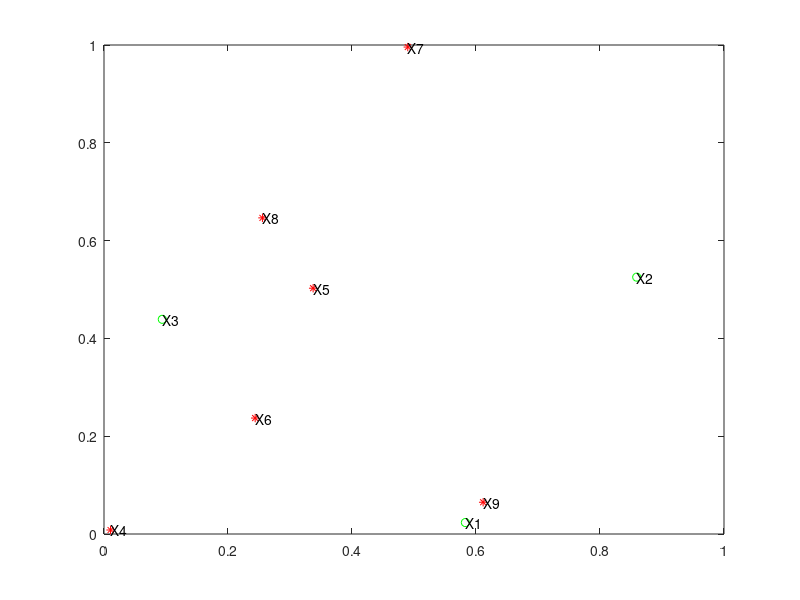

MATLAB code for this plot: (Note: this script raises an error after producing the figure.)
clear all
close all

pursuers_num=3;
evaders_num=6;
agents_sum=pursuers_num+evaders_num;
t_step=0.01;
capture_dis=0.05;
counter=0;
L=1; %边长为1的正方形
square_x=[0 0 L L 0]; % 5个顶点的坐标,第一个和最后一个重合才能形成封闭图形
square_y=[0 L L 0 0];
% 最大速度
max_speed = 0.15; % 设置最大速度
% 初始化智能体参数
for i=1:agents_sum
    agents(i).pos=rand(1,2);
    agents(i).active=1; % evader 存活flag
    agents(i).min_dis=100;
    agents(i).distance = 0;
end

% 势场参数
k_att = 1.5; % 吸引力系数
k_rep = 0.35; % 排斥力系数
rep_range = 0.015; % 排斥力作用范围

figure()
while 1
    if sum([agents(pursuers_num+1:agents_sum).active])==0 % 所有的evader都被抓到了
        % 输出视频
        v = VideoWriter('Hunt based on APF.avi');
        v.FrameRate=4;
        open(v);
        writeVideo(v, F);
        close(v);
        % 计算追捕者的距离总和
        total_distance_pursuers = sum([agents(1:pursuers_num).distance]);
        distances=zeros(pursuers_num);
        num_dis=1;
        % 绘制柱状图
        for i=1:agents_sum
            if agents(i).active==1
                distances(num_dis)=agents(i).distance;
                num_dis=num_dis+1;
            end
        end
        figure;
        
        %绘制随机颜色,生成一个 pursuers_num x 3 的矩阵，其中每行代表一个随机颜色（RGB值）。
        colors = rand(pursuers_num, 3);
        for i=1:pursuers_num
            bar(distances(i),colors(i,:),BarWidth=1.2);
        end
        ylabel('Total Distance Traveled');
        xlabel('Agent Index');
        title('Distance Traveled by Each Agent');
        % 显示追捕者的距离总和
        disp(['Total distance traveled by all pursuers: ', num2str(total_distance_pursuers)]);
        return;

    else
        % 画pursuer和evader的位置
        temp_pos = reshape([agents.pos], 2, agents_sum)';
        plot(temp_pos(1:pursuers_num,1), temp_pos(1:pursuers_num,2), 'go', ...
             temp_pos(pursuers_num+1:end,1), temp_pos(pursuers_num+1:end,2), 'r*');
        
        % 打label
        plabels = arrayfun(@(n) {sprintf('X%d', n)}, (1:agents_sum)');
        hold on
        Hpl = text(temp_pos(:,1), temp_pos(:,2), plabels, ...
              'HorizontalAlignment','left', ...
              'BackgroundColor', 'none');
        xlim([0 1]);
        ylim([0 1]);
       
%%%%%%%%%%%%%%%%%%%%%%%追捕者%%%%%%%%%%%%%%%%%%%%%%%%%%%%
% 初始化 last_direction
if ~isfield(agents, 'last_direction')
    for i = 1:pursuers_num
        agents(i).last_direction = [0, 0];
    end
end


% 在主循环开始前添加这些新参数

cooperation_range = 0.1; % 协作范围
prediction_factor = 1; % 预测因子
noise_amplitude = 0.8; % 添加噪声幅度
inertia = 0.4; % 添加惯性因子

% 替换追捕者的力计算部分
for i=1:pursuers_num
    F_att = [0, 0];
    F_rep = [0, 0];
    F_coop = [0, 0];
    nearest_evader_dist = inf;
    nearest_evader_pos = [0, 0];
    nearest_evader_vel = [0, 0];
    
    % 目标选择：找到最近的未被其他追捕者盯上的逃避者
    for j=(pursuers_num+1):agents_sum
        if agents(j).active
            diff = agents(j).pos - agents(i).pos;
            dist = norm(diff);
            is_targeted = false;
            for k=1:pursuers_num
                if k ~= i && norm(agents(k).pos - agents(j).pos) < dist
                    is_targeted = true;
                    break;
                end
            end
            if ~is_targeted && dist < nearest_evader_dist
                nearest_evader_dist = dist;
                nearest_evader_pos = agents(j).pos;
                if isfield(agents(j), 'velocity')
                    nearest_evader_vel = agents(j).velocity;
                else
                    nearest_evader_vel = [0, 0];
                end
            end
        end
    end
    
    % 计算吸引力（包括预测）
    predicted_pos = nearest_evader_pos + prediction_factor * nearest_evader_vel;
    diff = predicted_pos - agents(i).pos;
    dist = norm(diff);
    k_att_adjusted = k_att * (1 + 1 / dist); % 距离越近，吸引力越大
    F_att = k_att_adjusted * diff / dist;
    
    % 计算排斥力（避免碰撞）
    for j=1:agents_sum
        if i ~= j
            diff = agents(j).pos - agents(i).pos;
            dist = norm(diff);
            if dist < rep_range
                F_rep = F_rep - k_rep * (1/dist - 1/rep_range) * (1/dist^2) * diff / dist;
            end
        end
    end
    
    % 计算协作力
    for j=1:pursuers_num
        if i ~= j
            diff = agents(j).pos - agents(i).pos;
            dist = norm(diff);
            if dist < cooperation_range
                F_coop = F_coop + 0.5 * diff / dist; % 轻微吸引，形成包围之势
            end
        end
    end
    
    % 合力
    F_total = F_att + F_rep + F_coop;
    
    % 添加随机噪声（减小幅度）
    noise = 0.05 * noise_amplitude * (rand(1,2) - 0.5);
    F_total = F_total + noise;
    
    % 添加惯性（减小影响）
    F_total = F_total + 0.3 * inertia * agents(i).last_direction;
    
    % 归一化力
    if norm(F_total) > 0
        F_total = F_total / norm(F_total);
    end
    
    agents(i).up = F_total;
    agents(i).last_direction = F_total;
end

% 在更新位置的部分，为追捕者添加加速度和最大速度限制
max_speed_pursuer = 0.8; % 略微增加最大速度
acceleration = 0.15; % 加速度
for i=1:pursuers_num
    if agents(i).active
        if ~isfield(agents(i), 'velocity') || isempty(agents(i).velocity)
            agents(i).velocity = [0, 0];
        end

        % 确保 up 是行向量
        agents(i).up = agents(i).up(:)';
        
        % 保存旧位置
        old_pos = agents(i).pos;
        
        % 更新速度
        agents(i).velocity = agents(i).velocity + acceleration * agents(i).up;
        
        % 限制最大速度
        speed = norm(agents(i).velocity);
        if speed > max_speed_pursuer
            agents(i).velocity = max_speed_pursuer * agents(i).velocity / speed;
        end
        
        % 更新位置
        new_pos = agents(i).pos + t_step * agents(i).velocity;
        agents(i).pos = checkBounds(new_pos, L);
        
        % 更新移动距离
        agents(i).distance = agents(i).distance + norm(agents(i).pos - old_pos);
    end
end
% ... 之前的代码 ...

% 为逃避者添加速度属性和简单的预测性移动
for i=(pursuers_num+1):agents_sum
    if agents(i).active
        % 确保 velocity 存在并且是正确的形状
        if ~isfield(agents(i), 'velocity') || isempty(agents(i).velocity)
            agents(i).velocity = [0, 0];
        elseif numel(agents(i).velocity) ~= 2
            warning('Agent %d velocity has unexpected size. Resetting to [0, 0].', i);
            agents(i).velocity = [0, 0];
        else
            agents(i).velocity = agents(i).velocity(:)'; % 确保是行向量
        end
        
        % 计算逃避方向
        escape_direction = [0, 0];
        for j=1:pursuers_num
            diff = agents(i).pos - agents(j).pos;
            dist = norm(diff);
            escape_direction = escape_direction + diff / (dist^2);
        end
        
        % 确保 escape_direction 是非零向量
        if norm(escape_direction) > 0
            escape_direction = escape_direction / norm(escape_direction);
        else
            escape_direction = [rand(), rand()]; % 如果为零，随机选择一个方向
            escape_direction = escape_direction / norm(escape_direction);
        end
        
        % 更新速度
        agents(i).velocity = 3 * agents(i).velocity + 2 * escape_direction;
        
        % 限制最大速度
        speed = norm(agents(i).velocity);
        if speed > max_speed
            agents(i).velocity = max_speed * agents(i).velocity / speed;
        end
        
        % 更新位置
        new_pos = agents(i).pos + t_step * agents(i).velocity;
        agents(i).pos = checkBounds(new_pos, L);

        % 如果位置被边界限制，调整速度
        if any(agents(i).pos ~= new_pos)
            agents(i).velocity = (agents(i).pos - old_pos) / t_step;
        end
    end
end

% 为逃避者添加速度属性和简单的预测性移动
for i=(pursuers_num+1):agents_sum
    if agents(i).active
        if ~isfield(agents(i), 'velocity')
            agents(i).velocity = [0, 0];
        end
        
        % 计算逃避方向
        escape_direction = [0, 0];
        for j=1:pursuers_num
            diff = agents(i).pos - agents(j).pos;
            dist = norm(diff);
            escape_direction = escape_direction + diff / (dist^2);
        end
        
        if norm(escape_direction) > 0
            escape_direction = escape_direction / norm(escape_direction);
        end
        
        % 更新速度
        agents(i).velocity = 1 * agents(i).velocity + 0.4 * escape_direction;
        
        % 限制最大速度
        speed = norm(agents(i).velocity);
        if speed > max_speed
            agents(i).velocity = max_speed * agents(i).velocity / speed;
        end
        
        % 更新位置
        new_pos = agents(i).pos + t_step * agents(i).velocity;
        agents(i).pos = checkBounds(new_pos, L);
    end
end



        
        % 判断是否触发被捕获
        for i=(pursuers_num+1):agents_sum
            if agents(i).active
                for j=1:pursuers_num
                    dis=norm(agents(i).pos - agents(j).pos); 
                    if dis < agents(i).min_dis
                        agents(i).min_dis=dis; %计算每个evader到所有的pursuer的最小距离
                    end
                end
                % 判断evader被成功捕获的触发条件
                if agents(i).min_dis < capture_dis
                    agents(i).active=0;
                    for j=1:pursuers_num
                        agents(j).min_dis=100;% evader死掉后，需要更新下pursuer的min_dis距离，否则会朝着死掉的evader继续前进
                    end
                    if agents(i).active % 确保只有活跃的逃避者才被绘制
                        hold on
                        plot(agents(i).pos(1,1),agents(i).pos(1,2),'g*')
                    end
                end
            end
        end
        
        hold off
        counter=counter+1;
        F(counter) = getframe(gcf); %gcf并不是提前定义的变量，直接用就行！
        pause(0.01)
    end
end

% 边界检查和调整函数
function pos = checkBounds(pos, L)
    if numel(pos) < 2
        error('Position must be a 2-element vector.');
    end
    pos(1) = max(min(pos(1), L), 0); % 检查x坐标
    pos(2) = max(min(pos(2), L), 0); % 检查y坐标
end
